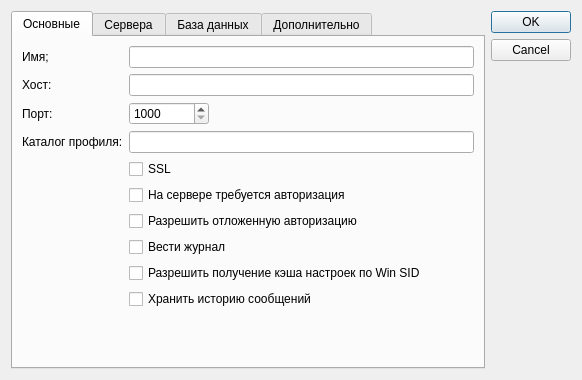
<?xml version="1.0" encoding="UTF-8"?>
<ui version="4.0">
 <class>DialogSeverSettings</class>
 <widget class="QDialog" name="DialogSeverSettings">
  <property name="geometry">
   <rect>
    <x>0</x>
    <y>0</y>
    <width>582</width>
    <height>380</height>
   </rect>
  </property>
  <property name="windowTitle">
   <string> Настройки сервера</string>
  </property>
  <layout class="QGridLayout" name="gridLayout_2">
   <item row="0" column="1">
    <widget class="QDialogButtonBox" name="buttonBox">
     <property name="orientation">
      <enum>Qt::Orientation::Vertical</enum>
     </property>
     <property name="standardButtons">
      <set>QDialogButtonBox::StandardButton::Cancel|QDialogButtonBox::StandardButton::Ok</set>
     </property>
    </widget>
   </item>
   <item row="0" column="0">
    <widget class="QTabWidget" name="tabWidget">
     <property name="currentIndex">
      <number>0</number>
     </property>
     <widget class="QWidget" name="tab">
      <attribute name="title">
       <string>Основные</string>
      </attribute>
      <layout class="QGridLayout" name="gridLayout_3">
       <item row="0" column="0">
        <layout class="QGridLayout" name="gridLayout">
         <item row="0" column="1">
          <widget class="QLineEdit" name="edtServerName"/>
         </item>
         <item row="4" column="1">
          <widget class="QSpinBox" name="spinPort">
           <property name="maximumSize">
            <size>
             <width>80</width>
             <height>16777215</height>
            </size>
           </property>
           <property name="minimum">
            <number>1000</number>
           </property>
           <property name="maximum">
            <number>9999</number>
           </property>
          </widget>
         </item>
         <item row="6" column="1">
          <widget class="QCheckBox" name="chServerSsl">
           <property name="text">
            <string>SSL</string>
           </property>
          </widget>
         </item>
         <item row="9" column="1">
          <widget class="QCheckBox" name="chWriteLog">
           <property name="text">
            <string>Вести журнал</string>
           </property>
          </widget>
         </item>
         <item row="7" column="1">
          <widget class="QCheckBox" name="chAutorizationMode">
           <property name="text">
            <string>На сервере требуется авторизация</string>
           </property>
          </widget>
         </item>
         <item row="1" column="1">
          <widget class="QLineEdit" name="edtServerHost"/>
         </item>
         <item row="10" column="1">
          <widget class="QCheckBox" name="chAllowIdentificationByWINSID">
           <property name="text">
            <string>Разрешить получение кэша настроек по Win SID</string>
           </property>
          </widget>
         </item>
         <item row="5" column="0">
          <widget class="QLabel" name="label_6">
           <property name="text">
            <string>Каталог профиля:</string>
           </property>
          </widget>
         </item>
         <item row="8" column="1">
          <widget class="QCheckBox" name="chAllowDelayedAuth">
           <property name="text">
            <string>Разрешить отложенную авторизацию</string>
           </property>
          </widget>
         </item>
         <item row="1" column="0">
          <widget class="QLabel" name="label">
           <property name="text">
            <string>Хост:</string>
           </property>
          </widget>
         </item>
         <item row="12" column="1">
          <spacer name="verticalSpacer">
           <property name="orientation">
            <enum>Qt::Orientation::Vertical</enum>
           </property>
           <property name="sizeHint" stdset="0">
            <size>
             <width>20</width>
             <height>40</height>
            </size>
           </property>
          </spacer>
         </item>
         <item row="4" column="0">
          <widget class="QLabel" name="label_2">
           <property name="text">
            <string>Порт:</string>
           </property>
          </widget>
         </item>
         <item row="5" column="1">
          <widget class="QLineEdit" name="edtProfileDir"/>
         </item>
         <item row="0" column="0">
          <widget class="QLabel" name="label_5">
           <property name="text">
            <string>Имя;</string>
           </property>
          </widget>
         </item>
         <item row="11" column="1">
          <widget class="QCheckBox" name="chkAllowHistoryMessages">
           <property name="text">
            <string>Хранить историю сообщений</string>
           </property>
          </widget>
         </item>
        </layout>
       </item>
      </layout>
     </widget>
     <widget class="QWidget" name="tab_2">
      <attribute name="title">
       <string>Сервера</string>
      </attribute>
      <layout class="QGridLayout" name="gridLayout_4">
       <item row="1" column="0">
        <widget class="QGroupBox" name="groupBox_2">
         <property name="title">
          <string>WebDav</string>
         </property>
         <layout class="QGridLayout" name="gridLayout_8">
          <item row="0" column="0">
           <layout class="QGridLayout" name="gridLayout_7">
            <item row="0" column="1">
             <widget class="QLineEdit" name="edtWebDavHost"/>
            </item>
            <item row="1" column="0">
             <widget class="QLabel" name="label_11">
              <property name="text">
               <string>Пользователь:</string>
              </property>
             </widget>
            </item>
            <item row="0" column="0">
             <widget class="QLabel" name="label_10">
              <property name="text">
               <string>URL:</string>
              </property>
             </widget>
            </item>
            <item row="1" column="1">
             <widget class="QLineEdit" name="edtWebDavUser"/>
            </item>
            <item row="2" column="0">
             <widget class="QLabel" name="label_12">
              <property name="text">
               <string>Пароль:</string>
              </property>
             </widget>
            </item>
            <item row="2" column="1">
             <layout class="QHBoxLayout" name="horizontalLayout_2">
              <item>
               <widget class="QLineEdit" name="edtWebDavPwd">
                <property name="enabled">
                 <bool>false</bool>
                </property>
                <property name="echoMode">
                 <enum>QLineEdit::EchoMode::Password</enum>
                </property>
               </widget>
              </item>
              <item>
               <widget class="QToolButton" name="btnViewWebDavPwd">
                <property name="enabled">
                 <bool>false</bool>
                </property>
                <property name="text">
                 <string>...</string>
                </property>
                <property name="icon">
                 <iconset resource="../ba_resurses.qrc">
                  <normaloff>:/img/viewPwd1.svg</normaloff>:/img/viewPwd1.svg</iconset>
                </property>
                <property name="checkable">
                 <bool>true</bool>
                </property>
               </widget>
              </item>
              <item>
               <widget class="QToolButton" name="btnEditWebDavPwd">
                <property name="text">
                 <string>...</string>
                </property>
                <property name="icon">
                 <iconset resource="../ba_resurses.qrc">
                  <normaloff>:/img/itemEdit.png</normaloff>:/img/itemEdit.png</iconset>
                </property>
                <property name="checkable">
                 <bool>true</bool>
                </property>
               </widget>
              </item>
             </layout>
            </item>
           </layout>
          </item>
         </layout>
        </widget>
       </item>
       <item row="0" column="0">
        <widget class="QGroupBox" name="groupBox">
         <property name="title">
          <string>HTTP сервис 1С</string>
         </property>
         <layout class="QGridLayout" name="gridLayout_6">
          <item row="0" column="0">
           <layout class="QGridLayout" name="gridLayout_5">
            <item row="0" column="0">
             <widget class="QLabel" name="label_7">
              <property name="text">
               <string>URL:</string>
              </property>
             </widget>
            </item>
            <item row="0" column="1">
             <widget class="QLineEdit" name="edtHSHost"/>
            </item>
            <item row="1" column="0">
             <widget class="QLabel" name="label_8">
              <property name="text">
               <string>Пользователь:</string>
              </property>
             </widget>
            </item>
            <item row="2" column="0">
             <widget class="QLabel" name="label_9">
              <property name="text">
               <string>Пароль:</string>
              </property>
             </widget>
            </item>
            <item row="3" column="0">
             <widget class="QLabel" name="label_17">
              <property name="text">
               <string>Идентификатор плана обмена:</string>
              </property>
             </widget>
            </item>
            <item row="3" column="1">
             <widget class="QLineEdit" name="edtExchangePlan"/>
            </item>
            <item row="1" column="1">
             <widget class="QLineEdit" name="edtHSUser"/>
            </item>
            <item row="2" column="1">
             <layout class="QHBoxLayout" name="horizontalLayout">
              <item>
               <widget class="QLineEdit" name="edtHSPassword">
                <property name="enabled">
                 <bool>false</bool>
                </property>
                <property name="echoMode">
                 <enum>QLineEdit::EchoMode::Password</enum>
                </property>
               </widget>
              </item>
              <item>
               <widget class="QToolButton" name="btnViewHSPassword">
                <property name="enabled">
                 <bool>false</bool>
                </property>
                <property name="text">
                 <string>...</string>
                </property>
                <property name="icon">
                 <iconset resource="../ba_resurses.qrc">
                  <normaloff>:/img/viewPwd1.svg</normaloff>:/img/viewPwd1.svg</iconset>
                </property>
                <property name="checkable">
                 <bool>true</bool>
                </property>
               </widget>
              </item>
              <item>
               <widget class="QToolButton" name="btnEditHSPassword">
                <property name="text">
                 <string>...</string>
                </property>
                <property name="icon">
                 <iconset resource="../ba_resurses.qrc">
                  <normaloff>:/img/itemEdit.png</normaloff>:/img/itemEdit.png</iconset>
                </property>
                <property name="checkable">
                 <bool>true</bool>
                </property>
               </widget>
              </item>
             </layout>
            </item>
           </layout>
          </item>
         </layout>
        </widget>
       </item>
       <item row="2" column="0">
        <spacer name="verticalSpacer_3">
         <property name="orientation">
          <enum>Qt::Orientation::Vertical</enum>
         </property>
         <property name="sizeHint" stdset="0">
          <size>
           <width>20</width>
           <height>40</height>
          </size>
         </property>
        </spacer>
       </item>
      </layout>
     </widget>
     <widget class="QWidget" name="tab_3">
      <attribute name="title">
       <string>База данных</string>
      </attribute>
      <layout class="QGridLayout" name="gridLayout_10">
       <item row="2" column="0">
        <spacer name="verticalSpacer_2">
         <property name="orientation">
          <enum>Qt::Orientation::Vertical</enum>
         </property>
         <property name="sizeHint" stdset="0">
          <size>
           <width>20</width>
           <height>40</height>
          </size>
         </property>
        </spacer>
       </item>
       <item row="1" column="0">
        <layout class="QGridLayout" name="gridLayout_9">
         <item row="3" column="0">
          <widget class="QLabel" name="label_15">
           <property name="enabled">
            <bool>true</bool>
           </property>
           <property name="text">
            <string>Пользователь:</string>
           </property>
          </widget>
         </item>
         <item row="2" column="0">
          <widget class="QLabel" name="label_14">
           <property name="enabled">
            <bool>true</bool>
           </property>
           <property name="text">
            <string>Хост:</string>
           </property>
          </widget>
         </item>
         <item row="0" column="0">
          <widget class="QRadioButton" name="radioSqlite">
           <property name="text">
            <string>SQLite</string>
           </property>
          </widget>
         </item>
         <item row="3" column="1">
          <widget class="QLineEdit" name="edtSQLUser">
           <property name="enabled">
            <bool>true</bool>
           </property>
          </widget>
         </item>
         <item row="2" column="1">
          <widget class="QLineEdit" name="edtSQLHost">
           <property name="enabled">
            <bool>true</bool>
           </property>
          </widget>
         </item>
         <item row="1" column="0">
          <widget class="QRadioButton" name="radioSqlServer">
           <property name="text">
            <string>MS SQL Server</string>
           </property>
          </widget>
         </item>
         <item row="5" column="0">
          <widget class="QLabel" name="label_13">
           <property name="text">
            <string/>
           </property>
          </widget>
         </item>
         <item row="4" column="0">
          <widget class="QLabel" name="label_16">
           <property name="enabled">
            <bool>true</bool>
           </property>
           <property name="text">
            <string>Пароль:</string>
           </property>
          </widget>
         </item>
         <item row="4" column="1">
          <layout class="QHBoxLayout" name="horizontalLayout_3">
           <item>
            <widget class="QLineEdit" name="edtSQLPassword">
             <property name="enabled">
              <bool>false</bool>
             </property>
             <property name="echoMode">
              <enum>QLineEdit::EchoMode::Password</enum>
             </property>
            </widget>
           </item>
           <item>
            <widget class="QToolButton" name="btnViewSQLPassword">
             <property name="enabled">
              <bool>false</bool>
             </property>
             <property name="text">
              <string>...</string>
             </property>
             <property name="icon">
              <iconset resource="../ba_resurses.qrc">
               <normaloff>:/img/viewPwd1.svg</normaloff>:/img/viewPwd1.svg</iconset>
             </property>
             <property name="checkable">
              <bool>true</bool>
             </property>
            </widget>
           </item>
           <item>
            <widget class="QToolButton" name="btnEditSQLPassword">
             <property name="text">
              <string>...</string>
             </property>
             <property name="icon">
              <iconset resource="../ba_resurses.qrc">
               <normaloff>:/img/itemEdit.png</normaloff>:/img/itemEdit.png</iconset>
             </property>
             <property name="checkable">
              <bool>true</bool>
             </property>
            </widget>
           </item>
          </layout>
         </item>
        </layout>
       </item>
      </layout>
     </widget>
     <widget class="QWidget" name="custom">
      <attribute name="title">
       <string>Дополнительно</string>
      </attribute>
      <layout class="QGridLayout" name="gridLayout_11">
       <item row="0" column="0">
        <widget class="QGroupBox" name="groupBox_3">
         <property name="title">
          <string>Репозитории</string>
         </property>
         <layout class="QGridLayout" name="gridLayout_13">
          <item row="0" column="0">
           <layout class="QGridLayout" name="gridLayout_12">
            <item row="1" column="0">
             <widget class="QLabel" name="label_4">
              <property name="text">
               <string>Сервер:</string>
              </property>
             </widget>
            </item>
            <item row="0" column="1">
             <layout class="QHBoxLayout" name="horizontalLayout_4">
              <item>
               <widget class="QLineEdit" name="edtPriceCheckerRepo"/>
              </item>
              <item>
               <widget class="QToolButton" name="btnSelPriceCheckerRepo">
                <property name="text">
                 <string>...</string>
                </property>
               </widget>
              </item>
             </layout>
            </item>
            <item row="1" column="1">
             <layout class="QHBoxLayout" name="horizontalLayout_5">
              <item>
               <widget class="QLineEdit" name="edtServerRepo"/>
              </item>
              <item>
               <widget class="QToolButton" name="btnSelServerRepo">
                <property name="text">
                 <string>...</string>
                </property>
               </widget>
              </item>
             </layout>
            </item>
            <item row="0" column="0">
             <widget class="QLabel" name="label_3">
              <property name="text">
               <string>Прайс чекер:</string>
              </property>
             </widget>
            </item>
            <item row="2" column="0">
             <widget class="QLabel" name="label_18">
              <property name="text">
               <string>Путь к Firefox:</string>
              </property>
             </widget>
            </item>
            <item row="2" column="1">
             <layout class="QHBoxLayout" name="horizontalLayout_6">
              <item>
               <widget class="QLineEdit" name="txtFirefoxPath"/>
              </item>
              <item>
               <widget class="QToolButton" name="btnSelectFireFoxPatch">
                <property name="text">
                 <string>...</string>
                </property>
               </widget>
              </item>
             </layout>
            </item>
           </layout>
          </item>
          <item row="1" column="0">
           <spacer name="verticalSpacer_4">
            <property name="orientation">
             <enum>Qt::Orientation::Vertical</enum>
            </property>
            <property name="sizeHint" stdset="0">
             <size>
              <width>20</width>
              <height>40</height>
             </size>
            </property>
           </spacer>
          </item>
         </layout>
        </widget>
       </item>
      </layout>
     </widget>
    </widget>
   </item>
  </layout>
 </widget>
 <resources>
  <include location="../ba_resurses.qrc"/>
 </resources>
 <connections>
  <connection>
   <sender>buttonBox</sender>
   <signal>accepted()</signal>
   <receiver>DialogSeverSettings</receiver>
   <slot>accept()</slot>
   <hints>
    <hint type="sourcelabel">
     <x>248</x>
     <y>254</y>
    </hint>
    <hint type="destinationlabel">
     <x>157</x>
     <y>274</y>
    </hint>
   </hints>
  </connection>
  <connection>
   <sender>buttonBox</sender>
   <signal>rejected()</signal>
   <receiver>DialogSeverSettings</receiver>
   <slot>reject()</slot>
   <hints>
    <hint type="sourcelabel">
     <x>316</x>
     <y>260</y>
    </hint>
    <hint type="destinationlabel">
     <x>286</x>
     <y>274</y>
    </hint>
   </hints>
  </connection>
 </connections>
</ui>
